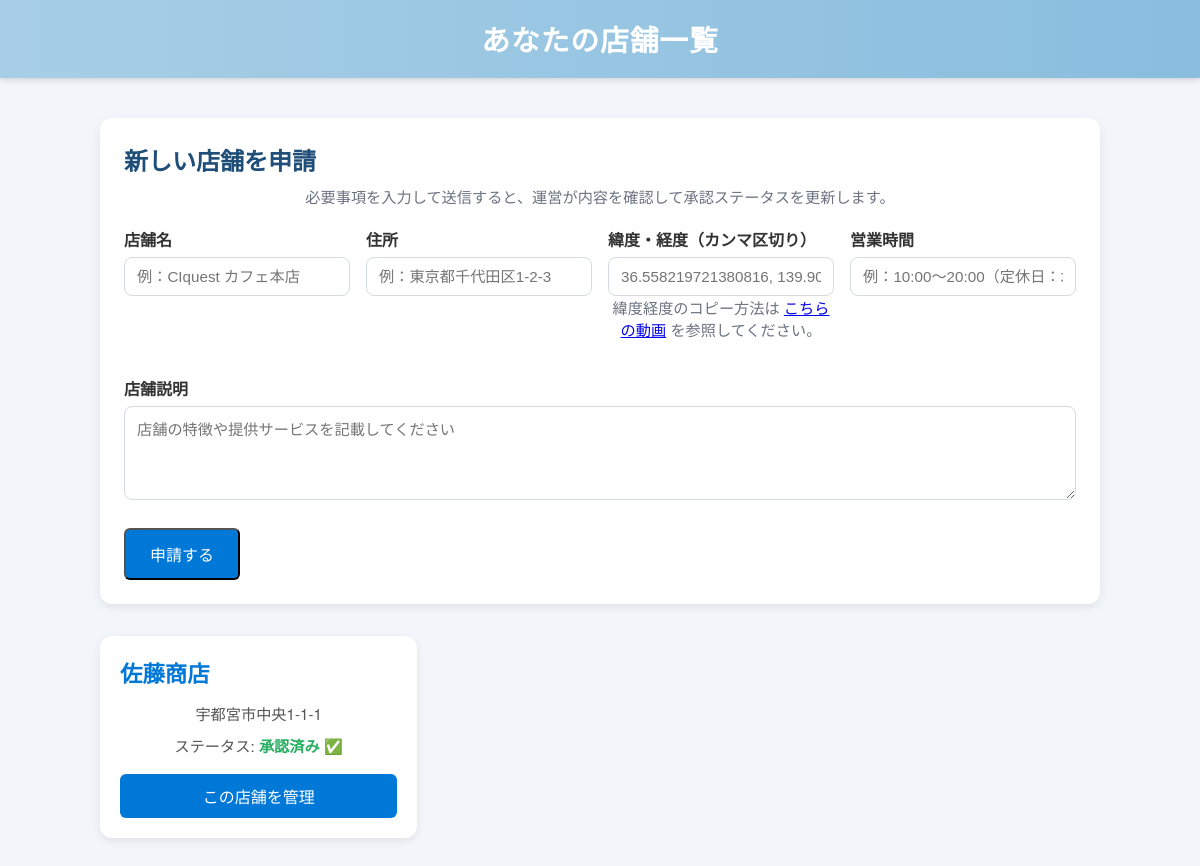
The app's page /owner/dashboard/ (signed in), older data.
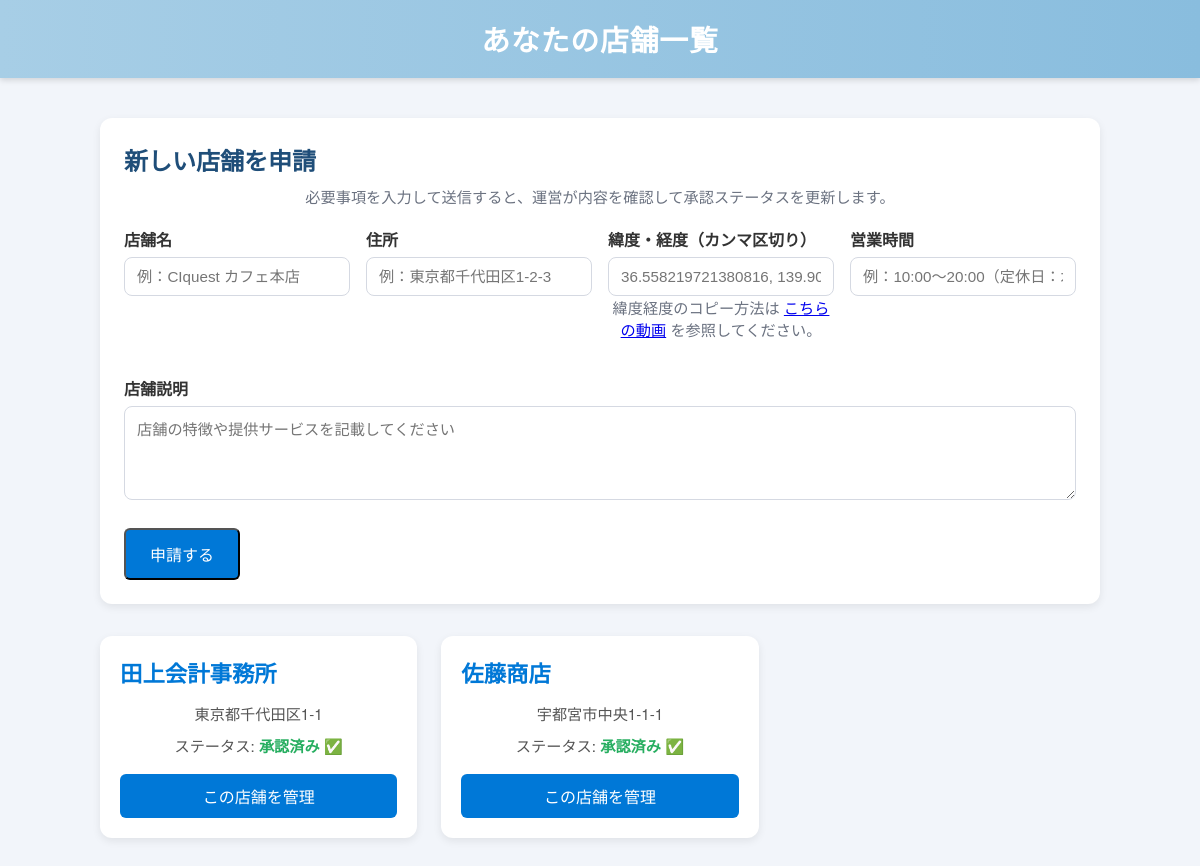
The same page, newer data.
### ciquest_model/models.py (models this page shows, shortened)
class Store(models.Model):
    STATUS_CHOICES = [
        ('pending', '審査中'),
        ('approved', '承認済み'),
        ('rejected', '却下'),
    ]
    store_id = models.AutoField(primary_key=True)
    owner = models.ForeignKey(StoreOwner, on_delete=models.CASCADE)
    name = models.CharField(max_length=100)
    address = models.CharField(max_length=255)
    latitude = models.DecimalField(max_digits=10, decimal_places=7)
    longitude = models.DecimalField(max_digits=10, decimal_places=7)
    business_hours = models.CharField(max_length=100, blank=True, null=True)
    store_description = models.TextField(blank=True, null=True)
    qr_code = models.CharField(max_length=255, unique=True)
    status = models.CharField(max_length=20, choices=STATUS_CHOICES, default='pending')
    created_at = models.DateTimeField(auto_now_add=True)

### owner/views.py (the view)
# urls.py: path('dashboard/', views.dashboard, name='owner_dashboard'),
def dashboard(request):
    owner_id = request.session.get("owner_id")
    if not owner_id:
        return redirect("login")
    owner = get_object_or_404(StoreOwner, pk=owner_id)
    stores = Store.objects.filter(owner=owner).order_by("-created_at")
    if request.method == "POST":
        application_form = StoreApplicationForm(request.POST)
        if application_form.is_valid():
            new_store = application_form.save(commit=False)
            new_store.owner = owner
            new_store.status = "pending"
            new_store.qr_code = _generate_unique_store_qr_code()
            new_store.save()
            messages.success(request, "店舗申請を受け付けました。審査結果をお待ちください。")
            return redirect("owner_dashboard")
    else:
        application_form = StoreApplicationForm()
    return render(
        request,
        "owner/dashboard.html",
        {"owner": owner, "stores": stores, "application_form": application_form},
    )

### owner/templates/owner/dashboard.html (shortened to what this page needs)
{% load static %}
<!DOCTYPE html>
<html lang="ja">
<head>
  <link rel="stylesheet" href="{% static 'css/owner/dashboard.css' %}">
</head>
<body>
  <header>
    <h1>あなたの店舗一覧</h1>
  </header>
  <main>
    <section class="store-application">
      <h2>新しい店舗を申請</h2>
      <p class="help-text">必要事項を入力して送信すると、運営が内容を確認して承認ステータスを更新します。</p>
      <form method="post" class="application-form">
        <div class="form-grid">
          <div class="form-field">
            <label for="{{ application_form.name.id_for_label }}">店舗名</label>
            {{ application_form.name }}
          </div>
          <div class="form-field">
            <label for="{{ application_form.address.id_for_label }}">住所</label>
            {{ application_form.address }}
          </div>
          <div class="form-field">
            <label for="{{ application_form.latlng.id_for_label }}">緯度・経度（カンマ区切り）</label>
            {{ application_form.latlng }}
            <p class="help-text">
              緯度経度のコピー方法は
              <a href="https://youtu.be/MeOihQEC68o" target="_blank" rel="noopener">こちらの動画</a>
              を参照してください。
            </p>
          </div>
          <div class="form-field">
            <label for="{{ application_form.business_hours.id_for_label }}">営業時間</label>
            {{ application_form.business_hours }}
          </div>
          <div class="form-field full">
            <label for="{{ application_form.store_description.id_for_label }}">店舗説明</label>
            {{ application_form.store_description }}
          </div>
        </div>
        <button type="submit" class="btn submit-btn">申請する</button>
      </form>
    </section>
    {% if stores %}
      <div class="store-list">
        {% for store in stores %}
          <div class="store-card">
            <h2>{{ store.name }}</h2>
            <p>{{ store.address }}</p>
            <p>ステータス:
              {% if store.status == "approved" %}
                <span class="approved">承認済み ✅</span>
              {% elif store.status == "pending" %}
                <span class="pending">審査中 ⏳</span>
              {% else %}
                <span class="rejected">却下 ❌</span>
              {% endif %}
            </p>
            <a href="{% url 'owner_store_home' store.store_id %}" class="btn">この店舗を管理</a>
          </div>
        {% endfor %}
      </div>
    {% else %}
      <p>まだ登録された店舗がありません。</p>
    {% endif %}
  </main>
</body>
</html>

### static/css/owner/dashboard.css (style rules this page uses)
body { font-family: "Helvetica Neue", Arial, sans-serif; background: #f2f5fa; margin: 0; padding: 0; color: #333; }
header { background: linear-gradient(90deg, #A7CEE6 0%, #89BDDE 100%); color: #fff; text-align: center; padding: 18px 0; box-shadow: 0 2px 6px rgba(0,0,0,0.15); }
header h1 { margin: 0; font-size: 1.8rem; letter-spacing: 0.03em; }
main { max-width: 1000px; margin: 40px auto; padding: 0 20px; }
.store-application { background: #ffffff; border-radius: 12px; box-shadow: 0 3px 8px rgba(0, 0, 0, 0.08); padding: 24px; margin-bottom: 32px; }
.store-application h2 { margin-top: 0; margin-bottom: 8px; color: #1f4e79; }
.store-application .help-text { margin-top: 0; margin-bottom: 20px; color: #6b7280; font-size: 0.95rem; }
.application-form { display: flex; flex-direction: column; gap: 16px; }
.form-grid { display: grid; grid-template-columns: repeat(auto-fit, minmax(220px, 1fr)); gap: 16px; }
.form-field { display: flex; flex-direction: column; }
.form-field.full { grid-column: 1 / -1; }
.form-field label { font-weight: 600; margin-bottom: 6px; }
.form-field input, .form-field textarea { border: 1px solid #d5d9e2; border-radius: 8px; padding: 10px 12px; font-size: 0.95rem; transition: border-color 0.2s, box-shadow 0.2s; }
.store-list { display: grid; grid-template-columns: repeat(auto-fill, minmax(280px, 1fr)); gap: 24px; }
.store-card { background: #fff; border-radius: 12px; box-shadow: 0 3px 8px rgba(0, 0, 0, 0.08); padding: 20px; transition: transform 0.15s ease, box-shadow 0.15s ease; display: flex; flex-direction: column; justify-content: space-between; }
.store-card h2 { margin: 0 0 8px; color: #0078d7; font-size: 1.4rem; }
.store-card p { margin: 5px 0; font-size: 0.95rem; color: #555; }
.approved { color: #27ae60; font-weight: bold; }
.btn { display: inline-block; text-align: center; background: #0078d7; color: #fff; padding: 10px 16px; border-radius: 6px; margin-top: 12px; font-size: 1rem; text-decoration: none; transition: background 0.2s, transform 0.1s; }
.submit-btn { align-self: flex-start; padding: 12px 24px; }
main p { text-align: center; color: #777; font-size: 1rem; margin-top: 60px; }

Row changes from the older to the newer data that the page shows:
added Store: name "田上会計事務所", address "東京都千代田区1-1", status "承認済み ✅"
